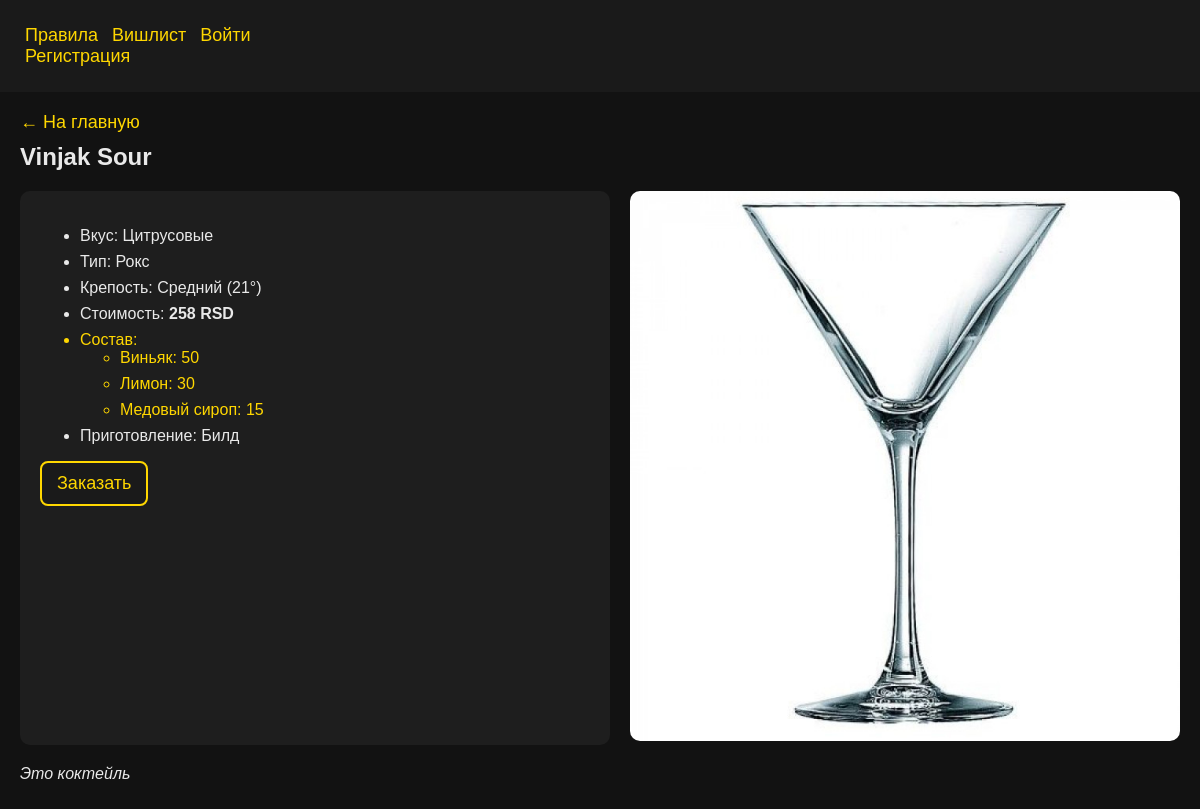
The app's page /cocktail/106/, older data.
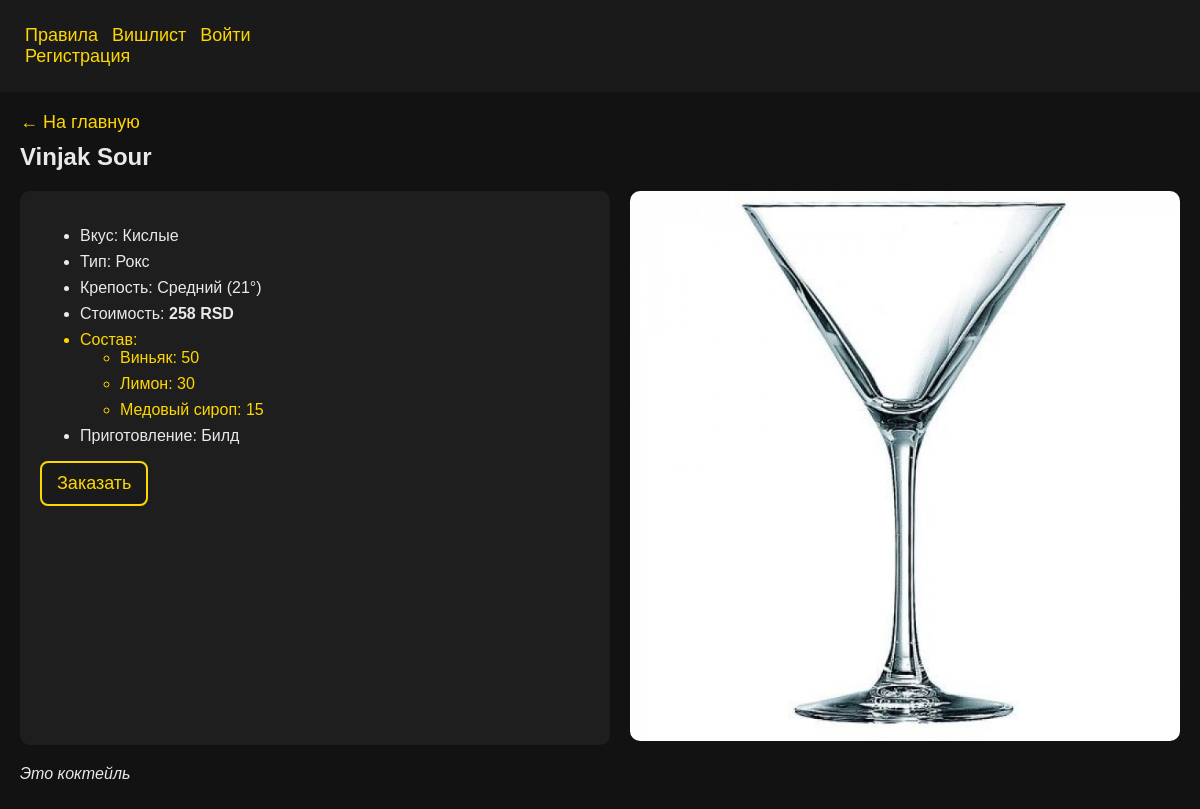
The same page, newer data.
### cocktails/models.py (models this page shows, shortened)
class Cocktail(models.Model):
    name = models.CharField(max_length=200)
    alcohol = models.ForeignKey(Alcohol, blank=True, on_delete=models.CASCADE)
    taste = models.ForeignKey(Taste, blank=True, on_delete=models.CASCADE)
    group = models.ForeignKey(Group, blank=True, on_delete=models.CASCADE)
    method = models.ForeignKey(Method, blank=True, on_delete=models.CASCADE, default=1)
    cost = models.IntegerField(default=1)
    comment = models.CharField(max_length=400, default='Это коктейль')
    img = models.ImageField(upload_to='media/', default='media/default.jpg')
    alcohol_perc = models.IntegerField(default=1)

class Taste(models.Model):
    name = models.CharField(max_length=200)
    def __str__(self):
        return self.name

class Group(models.Model):
    name = models.CharField(max_length=200)
    def __str__(self):
        return self.name

class Alcohol(models.Model):
    name = models.CharField(max_length=200)
    def __str__(self):
        return self.name

class Method(models.Model):
    name = models.CharField(max_length=150)
    def __str__(self):
        return self.name

### cocktails/views.py (the view)
# urls.py: path('cocktail/<int:pk>/', views.show_cocktail, name='cocktail'),
def show_cocktail(request, pk):
    bills = show_bills(request)
    cocktail = get_object_or_404(Cocktail, pk=pk)
    ingr_list = []
    connect = sqlite3.connect('db.sqlite3')
    cursor = connect.cursor()
    cursor.execute(f"SELECT id FROM cocktails_ingridient_cost WHERE cocktail_id_id={pk}")
    ingridients_ids = cursor.fetchall()
    connect.close()
    for i in ingridients_ids:
        ingridient_final = get_object_or_404(Ingridient_Cost, pk=i[0])
        ingr_list.append(ingridient_final)
    context = {
        'cocktail': cocktail,
        'title': cocktail.name,
        'ingr_list': ingr_list,
        'bills': bills,
    }
    return render(request, 'cocktails/cocktail.html', context=context)

### cocktails/models.py (called while the page is built)
    def __str__(self):
        return self.name

### cocktails/views.py (called while the page is built, shortened)
def show_bills(request):
    if not request.user.is_authenticated:
        return redirect('login')

### cocktails/templates/cocktails/cocktail.html (shortened to what this page needs)
{% extends 'cocktails/base.html' %}
{% load widget_tweaks %}
{% block content %}
<div style="padding:20px;">
    <a href="{% url 'index' %}" style="color:#ffd700;">&#8592; На главную</a>
    <h2 style="margin-top:10px;">{{ cocktail.name }}</h2>
    <div style="display:flex; flex-wrap:wrap; gap:20px;">
        <div style="flex:1; min-width:250px; background:#1e1e1e; padding:20px; border-radius:10px;">
            <ul>
                <li>Вкус: {{ cocktail.taste }}</li>
                <li>Тип: {{ cocktail.group }}</li>
                <li>Крепость: {{ cocktail.alcohol }} ({{cocktail.alcohol_perc}}°)</li>
                <li>Стоимость: <b>{{ cocktail.cost }} RSD</b></li>
                <li style="color: #ffd700;">Состав:
                    <ul>
                        {% for i in ingr_list %}
                            <li>{{ i.ingridient_id}}: {{ i.value }}</li>
                        {% endfor %}
                    </ul>
                </li>
                <li>Приготовление: {{ cocktail.method }}</li>
            </ul>
            <form action="{% url 'order' cocktail.pk %}" method="post">
                <button class="openbtn" id="openModal" type="submit">Заказать</button>
            </form>
        </div>
        <div style="flex:1; min-width:250px;">
            <img src="{{ cocktail.img.url }}" alt="{{ cocktail.name }}" style="width:100%; border-radius:10px;"/>
        </div>
    </div>
    {% if cocktail.comment %}
    <p style="margin-top:20px; font-style:italic;">{{ cocktail.comment }}</p>
    {% endif %}
</div>
{% endblock %}

Row changes from the older to the newer data that the page shows:
changed through a linked row, Cocktail "Vinjak Sour": taste "Цитрусовые" → "Кислые"
